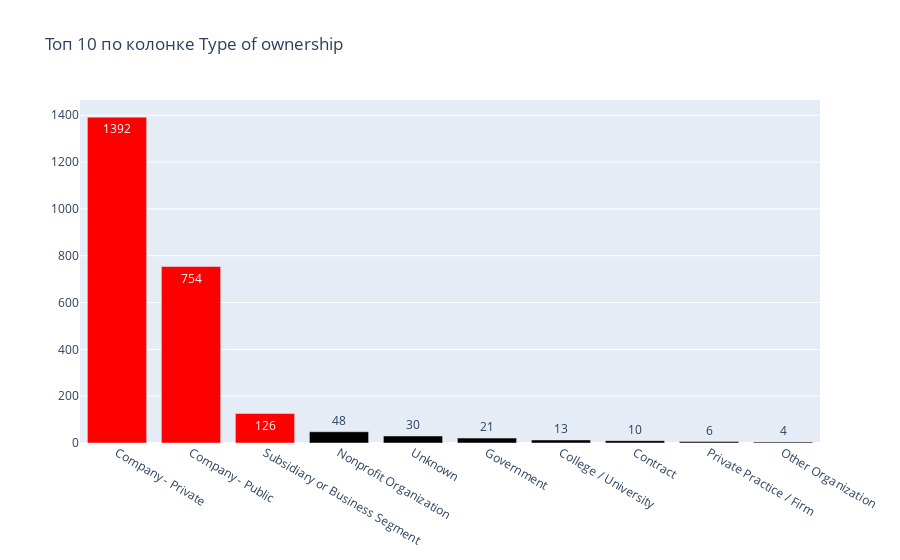

Notebook code for this chart:
### Markdown cell above
### Построить график популярности по колонке Type of ownership, относительно численности вакансий

### Code cell
data = pd.DataFrame(df[df['type_of_ownership'] != '-1'].groupby(by='type_of_ownership')
                    .agg(counts=('job_title', 'count'))
                    .sort_values(by='counts', ascending=False)
                    .head(10).reset_index())

fig = go.Figure()

def SetColor(counts):
        if(counts >= 126):
            return "red"
        else:
            return "black"

fig.add_trace(go.Bar(x=data.type_of_ownership, 
                     y=data.counts,
                     text = data["counts"],
                     marker=dict(color = list(map(SetColor, data.counts)))))

fig.update_layout(title_text='Топ 10 по колонке Type of ownership')


fig.show()

### Figure 1 — Plotly figure (JSON) as saved in the notebook; plotly's stock layout.template omitted (floating-point values rounded to 4 significant figures)
{"data": [{"marker": {"color": ["red", "red", "red", "black", "black", "black", "black", "black", "black", "black"]}, "text": [1392, 754, 126, 48, 30, 21, 13, 10, 6, 4], "type": "bar", "x": ["Company - Private", "Company - Public", "Subsidiary or Business Segment", "Nonprofit Organization", "Unknown", "Government", "College / University", "Contract", "Private Practice / Firm", "Other Organization"], "y": [1392, 754, 126, 48, 30, 21, 13, 10, 6, 4]}], "layout": {"autosize": true, "title": {"text": "Топ 10 по колонке Type of ownership"}, "xaxis": {"autorange": true, "range": [-0.5, 9.5], "type": "category"}, "yaxis": {"autorange": true, "range": [0, 1465.0], "type": "linear"}}}
